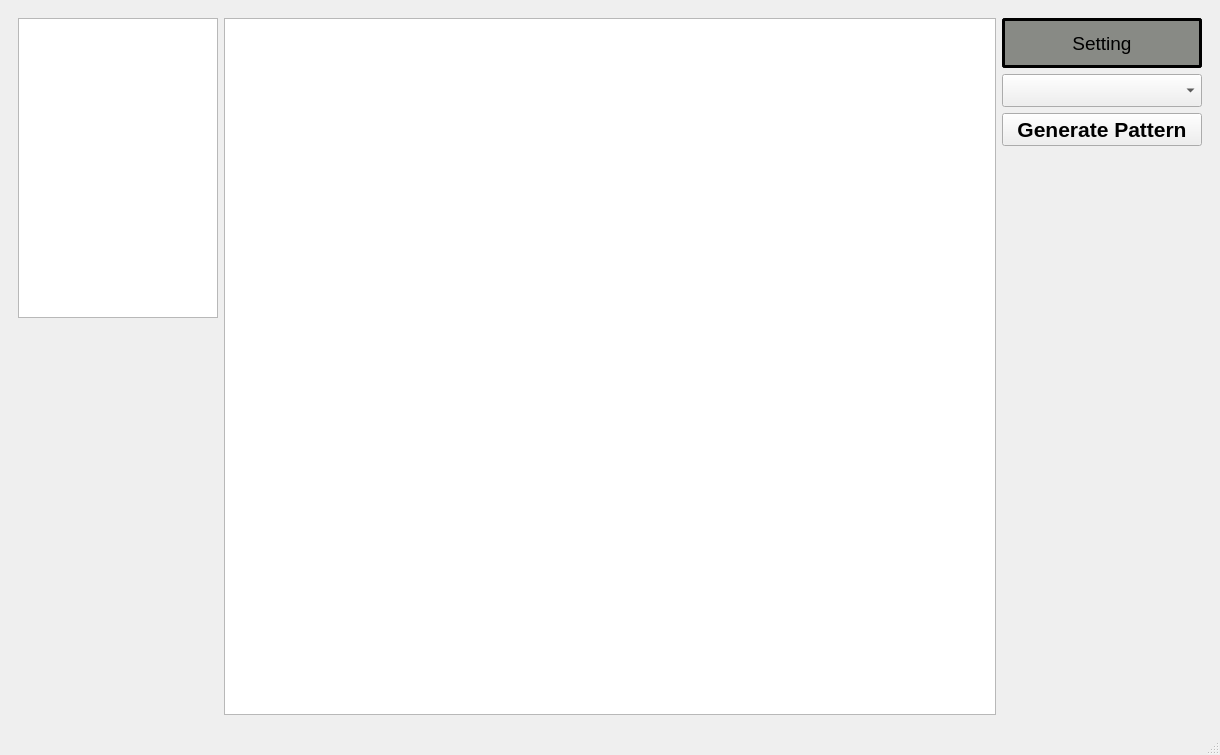
<?xml version="1.0" encoding="UTF-8"?>
<ui version="4.0">
 <class>MainWindow</class>
 <widget class="QMainWindow" name="MainWindow">
  <property name="geometry">
   <rect>
    <x>0</x>
    <y>0</y>
    <width>1220</width>
    <height>755</height>
   </rect>
  </property>
  <property name="windowTitle">
   <string>MainWindow</string>
  </property>
  <widget class="QWidget" name="centralwidget">
   <layout class="QGridLayout" name="gridLayout_2">
    <item row="0" column="0">
     <widget class="QStackedWidget" name="stackedWidget">
      <property name="font">
       <font>
        <pointsize>16</pointsize>
        <weight>75</weight>
        <bold>true</bold>
       </font>
      </property>
      <property name="currentIndex">
       <number>1</number>
      </property>
      <widget class="QWidget" name="page_3">
       <layout class="QGridLayout" name="gridLayout_3">
        <item row="0" column="0">
         <widget class="QPushButton" name="pushButton">
          <property name="minimumSize">
           <size>
            <width>0</width>
            <height>60</height>
           </size>
          </property>
          <property name="text">
           <string>Design -&gt;</string>
          </property>
         </widget>
        </item>
       </layout>
      </widget>
      <widget class="QWidget" name="page">
       <layout class="QGridLayout" name="gridLayout">
        <item row="0" column="0">
         <layout class="QVBoxLayout" name="verticalLayout_2">
          <item>
           <widget class="QTreeView" name="treeView_example_list">
            <property name="sizePolicy">
             <sizepolicy hsizetype="Fixed" vsizetype="Expanding">
              <horstretch>0</horstretch>
              <verstretch>0</verstretch>
             </sizepolicy>
            </property>
            <property name="minimumSize">
             <size>
              <width>200</width>
              <height>0</height>
             </size>
            </property>
            <property name="maximumSize">
             <size>
              <width>200</width>
              <height>300</height>
             </size>
            </property>
           </widget>
          </item>
          <item>
           <widget class="QLabel" name="label">
            <property name="text">
             <string/>
            </property>
           </widget>
          </item>
         </layout>
        </item>
        <item row="0" column="4">
         <widget class="QGraphicsView" name="graphicsView">
          <property name="maximumSize">
           <size>
            <width>900</width>
            <height>16777215</height>
           </size>
          </property>
         </widget>
        </item>
        <item row="0" column="5">
         <layout class="QVBoxLayout" name="verticalLayout">
          <property name="sizeConstraint">
           <enum>QLayout::SetFixedSize</enum>
          </property>
          <item>
           <widget class="QLabel" name="label_setting">
            <property name="sizePolicy">
             <sizepolicy hsizetype="Fixed" vsizetype="Fixed">
              <horstretch>0</horstretch>
              <verstretch>0</verstretch>
             </sizepolicy>
            </property>
            <property name="minimumSize">
             <size>
              <width>200</width>
              <height>50</height>
             </size>
            </property>
            <property name="maximumSize">
             <size>
              <width>100</width>
              <height>100</height>
             </size>
            </property>
            <property name="font">
             <font>
              <pointsize>14</pointsize>
             </font>
            </property>
            <property name="styleSheet">
             <string notr="true">background-color: rgb(136, 138, 133);
border-radius: 3px; 
border: 3px solid black;</string>
            </property>
            <property name="text">
             <string>Setting</string>
            </property>
            <property name="alignment">
             <set>Qt::AlignCenter</set>
            </property>
           </widget>
          </item>
          <item>
           <widget class="QComboBox" name="comboBox_pattern"/>
          </item>
          <item>
           <widget class="QPushButton" name="pushButton_gen_pattern">
            <property name="text">
             <string>Generate Pattern</string>
            </property>
           </widget>
          </item>
          <item>
           <spacer name="verticalSpacer">
            <property name="orientation">
             <enum>Qt::Vertical</enum>
            </property>
            <property name="sizeHint" stdset="0">
             <size>
              <width>20</width>
              <height>40</height>
             </size>
            </property>
           </spacer>
          </item>
         </layout>
        </item>
       </layout>
      </widget>
      <widget class="QWidget" name="page_2"/>
     </widget>
    </item>
   </layout>
  </widget>
  <widget class="QMenuBar" name="menubar">
   <property name="geometry">
    <rect>
     <x>0</x>
     <y>0</y>
     <width>1220</width>
     <height>22</height>
    </rect>
   </property>
  </widget>
  <widget class="QStatusBar" name="statusbar"/>
 </widget>
 <resources/>
 <connections/>
</ui>
